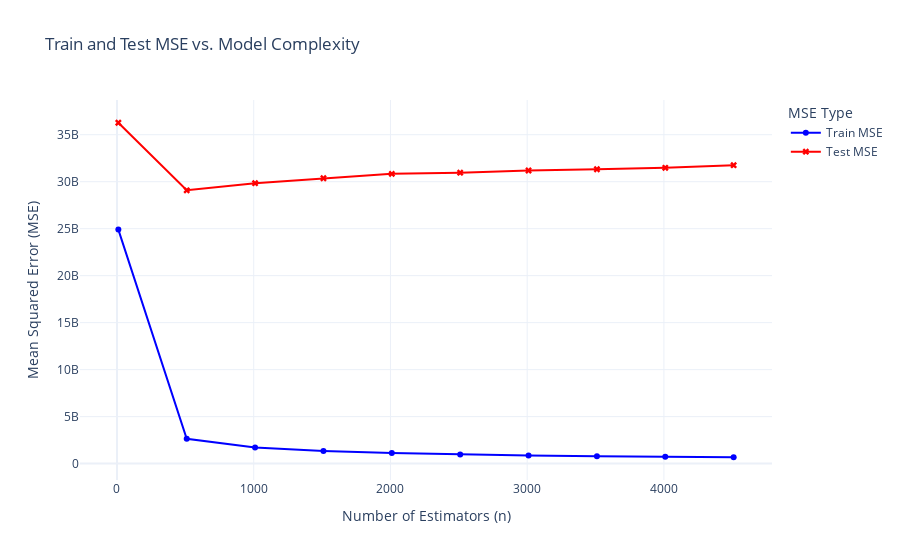

Write notebook code for a chart like this one.
### Markdown cell above
### 10 : In one figure, plot both train and test MSE evolution, with respect to the model complexity (i.e. n)

### Code cell
import plotly.graph_objects as go

# Create the figure
fig4 = go.Figure()
n_values_list = list(range(10,5001,500))
# Add the train MSE trace
fig4.add_trace(go.Scatter(
    x=n_values_list, 
    y=train_mse_list, 
    mode='lines+markers', 
    name='Train MSE',
    line=dict(color='blue'),
    marker=dict(symbol='circle')
))

# Add the test MSE trace
fig4.add_trace(go.Scatter(
    x=n_values_list, 
    y=test_mse_list, 
    mode='lines+markers', 
    name='Test MSE',
    line=dict(color='red'),
    marker=dict(symbol='x')
))

# Add titles and labels
fig4.update_layout(
    title='Train and Test MSE vs. Model Complexity',
    xaxis_title='Number of Estimators (n)',
    yaxis_title='Mean Squared Error (MSE)',
    legend_title='MSE Type',
    template='plotly_white'
)

# Show the plot
fig4.show()

### Figure 1 — Plotly figure (JSON) as saved in the notebook; plotly's stock layout.template omitted (floating-point values rounded to 4 significant figures)
{"data": [{"line": {"color": "blue"}, "marker": {"symbol": "circle"}, "mode": "lines+markers", "name": "Train MSE", "x": [10, 510, 1010, 1510, 2010, 2510, 3010, 3510, 4010, 4510], "y": [24900000000.0, 2643000000.0, 1715000000.0, 1347000000.0, 1124000000.0, 980100000.0, 870400000.0, 790300000.0, 727700000.0, 676600000.0], "type": "scatter"}, {"line": {"color": "red"}, "marker": {"symbol": "x"}, "mode": "lines+markers", "name": "Test MSE", "x": [10, 510, 1010, 1510, 2010, 2510, 3010, 3510, 4010, 4510], "y": [36270000000.0, 29080000000.0, 29840000000.0, 30360000000.0, 30840000000.0, 30960000000.0, 31190000000.0, 31320000000.0, 31470000000.0, 31750000000.0], "type": "scatter"}], "layout": {"title": {"text": "Train and Test MSE vs. Model Complexity"}, "xaxis": {"title": {"text": "Number of Estimators (n)"}}, "yaxis": {"title": {"text": "Mean Squared Error (MSE)"}}, "legend": {"title": {"text": "MSE Type"}}}}
